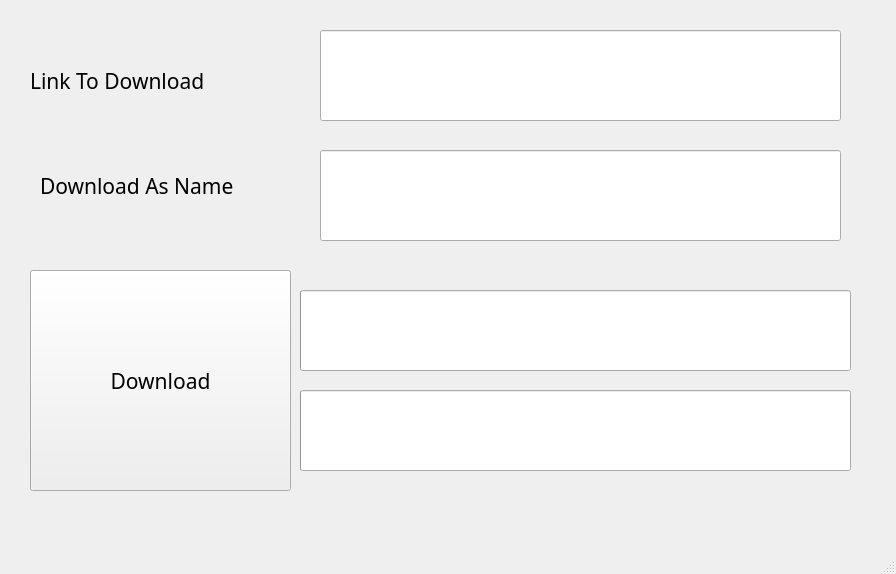
<?xml version="1.0" encoding="UTF-8"?>
<ui version="4.0">
 <class>MainWindow</class>
 <widget class="QMainWindow" name="MainWindow">
  <property name="geometry">
   <rect>
    <x>0</x>
    <y>0</y>
    <width>896</width>
    <height>574</height>
   </rect>
  </property>
  <property name="windowTitle">
   <string>Downloader</string>
  </property>
  <widget class="QWidget" name="centralwidget">
   <widget class="QPushButton" name="pushButton">
    <property name="geometry">
     <rect>
      <x>30</x>
      <y>270</y>
      <width>261</width>
      <height>221</height>
     </rect>
    </property>
    <property name="font">
     <font>
      <family>Fira Code</family>
      <pointsize>16</pointsize>
     </font>
    </property>
    <property name="text">
     <string>Download</string>
    </property>
   </widget>
   <widget class="QProgressBar" name="progressBar">
    <property name="geometry">
     <rect>
      <x>300</x>
      <y>290</y>
      <width>551</width>
      <height>81</height>
     </rect>
    </property>
    <property name="autoFillBackground">
     <bool>false</bool>
    </property>
    <property name="value">
     <number>0</number>
    </property>
    <property name="textVisible">
     <bool>false</bool>
    </property>
   </widget>
   <widget class="QLabel" name="label">
    <property name="geometry">
     <rect>
      <x>30</x>
      <y>40</y>
      <width>261</width>
      <height>81</height>
     </rect>
    </property>
    <property name="font">
     <font>
      <family>Fira Code</family>
      <pointsize>16</pointsize>
     </font>
    </property>
    <property name="text">
     <string>Link To Download</string>
    </property>
   </widget>
   <widget class="QLineEdit" name="lineEdit">
    <property name="geometry">
     <rect>
      <x>320</x>
      <y>30</y>
      <width>521</width>
      <height>91</height>
     </rect>
    </property>
    <property name="font">
     <font>
      <family>Fira Code</family>
      <pointsize>14</pointsize>
     </font>
    </property>
    <property name="text">
     <string/>
    </property>
   </widget>
   <widget class="QLabel" name="label_2">
    <property name="geometry">
     <rect>
      <x>40</x>
      <y>150</y>
      <width>271</width>
      <height>71</height>
     </rect>
    </property>
    <property name="font">
     <font>
      <family>Fira Code</family>
      <pointsize>16</pointsize>
     </font>
    </property>
    <property name="text">
     <string>Download As Name</string>
    </property>
   </widget>
   <widget class="QLineEdit" name="lineEdit_2">
    <property name="geometry">
     <rect>
      <x>320</x>
      <y>150</y>
      <width>521</width>
      <height>91</height>
     </rect>
    </property>
    <property name="font">
     <font>
      <family>Fira Code</family>
      <pointsize>14</pointsize>
     </font>
    </property>
   </widget>
   <widget class="QProgressBar" name="progressBar_2">
    <property name="geometry">
     <rect>
      <x>300</x>
      <y>390</y>
      <width>551</width>
      <height>81</height>
     </rect>
    </property>
    <property name="value">
     <number>0</number>
    </property>
    <property name="textVisible">
     <bool>false</bool>
    </property>
   </widget>
  </widget>
  <widget class="QStatusBar" name="statusbar"/>
 </widget>
 <resources/>
 <connections/>
</ui>
